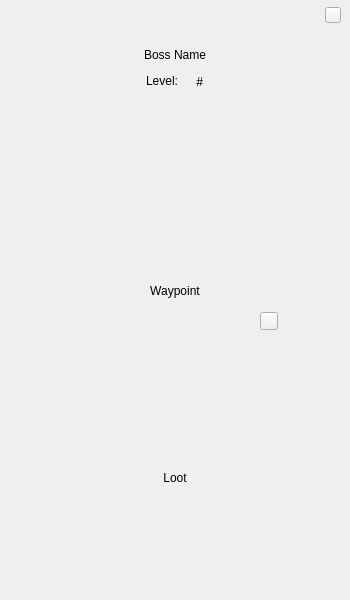
<?xml version="1.0" encoding="UTF-8"?>
<ui version="4.0">
 <class>DetailsPanel</class>
 <widget class="QWidget" name="DetailsPanel">
  <property name="geometry">
   <rect>
    <x>0</x>
    <y>0</y>
    <width>350</width>
    <height>600</height>
   </rect>
  </property>
  <property name="minimumSize">
   <size>
    <width>350</width>
    <height>600</height>
   </size>
  </property>
  <property name="maximumSize">
   <size>
    <width>350</width>
    <height>600</height>
   </size>
  </property>
  <property name="windowTitle">
   <string>Form</string>
  </property>
  <property name="styleSheet">
   <string notr="true">#details_panel_widget 
{
	background-image: url(:/assets/panels/details/details_panel_overlay.png);
}</string>
  </property>
  <widget class="QLabel" name="boss_name_label">
   <property name="geometry">
    <rect>
     <x>0</x>
     <y>29</y>
     <width>350</width>
     <height>51</height>
    </rect>
   </property>
   <property name="text">
    <string>Boss Name</string>
   </property>
   <property name="alignment">
    <set>Qt::AlignCenter</set>
   </property>
  </widget>
  <widget class="QLabel" name="level_name_label">
   <property name="geometry">
    <rect>
     <x>146</x>
     <y>73</y>
     <width>46</width>
     <height>16</height>
    </rect>
   </property>
   <property name="text">
    <string>Level:</string>
   </property>
  </widget>
  <widget class="QLabel" name="level_label">
   <property name="geometry">
    <rect>
     <x>182</x>
     <y>74</y>
     <width>21</width>
     <height>16</height>
    </rect>
   </property>
   <property name="text">
    <string>#</string>
   </property>
   <property name="alignment">
    <set>Qt::AlignRight|Qt::AlignTrailing|Qt::AlignVCenter</set>
   </property>
  </widget>
  <widget class="QWidget" name="loot_widget" native="true">
   <property name="geometry">
    <rect>
     <x>75</x>
     <y>460</y>
     <width>200</width>
     <height>120</height>
    </rect>
   </property>
   <widget class="QLabel" name="loot_name_label">
    <property name="geometry">
     <rect>
      <x>0</x>
      <y>5</y>
      <width>200</width>
      <height>26</height>
     </rect>
    </property>
    <property name="text">
     <string>Loot</string>
    </property>
    <property name="alignment">
     <set>Qt::AlignCenter</set>
    </property>
   </widget>
   <widget class="QWidget" name="loot_items_widget" native="true">
    <property name="geometry">
     <rect>
      <x>-1</x>
      <y>29</y>
      <width>201</width>
      <height>91</height>
     </rect>
    </property>
    <widget class="QWidget" name="horizontalLayoutWidget">
     <property name="geometry">
      <rect>
       <x>0</x>
       <y>0</y>
       <width>201</width>
       <height>91</height>
      </rect>
     </property>
     <layout class="QHBoxLayout" name="loot_items_layout">
      <property name="spacing">
       <number>16</number>
      </property>
     </layout>
    </widget>
   </widget>
  </widget>
  <widget class="QPushButton" name="close_button">
   <property name="geometry">
    <rect>
     <x>325</x>
     <y>7</y>
     <width>16</width>
     <height>16</height>
    </rect>
   </property>
   <property name="text">
    <string/>
   </property>
  </widget>
  <widget class="QLabel" name="waypoint_label">
   <property name="geometry">
    <rect>
     <x>115</x>
     <y>280</y>
     <width>120</width>
     <height>21</height>
    </rect>
   </property>
   <property name="text">
    <string>Waypoint</string>
   </property>
   <property name="alignment">
    <set>Qt::AlignCenter</set>
   </property>
  </widget>
  <widget class="QLabel" name="waypoint_name_label">
   <property name="geometry">
    <rect>
     <x>30</x>
     <y>310</y>
     <width>141</width>
     <height>21</height>
    </rect>
   </property>
   <property name="text">
    <string/>
   </property>
   <property name="alignment">
    <set>Qt::AlignRight|Qt::AlignTrailing|Qt::AlignVCenter</set>
   </property>
  </widget>
  <widget class="QLabel" name="waypoint_link_label">
   <property name="geometry">
    <rect>
     <x>175</x>
     <y>310</y>
     <width>81</width>
     <height>20</height>
    </rect>
   </property>
   <property name="text">
    <string/>
   </property>
   <property name="alignment">
    <set>Qt::AlignLeading|Qt::AlignLeft|Qt::AlignVCenter</set>
   </property>
   <property name="textInteractionFlags">
    <set>Qt::LinksAccessibleByMouse|Qt::TextSelectableByKeyboard|Qt::TextSelectableByMouse</set>
   </property>
  </widget>
  <widget class="QPushButton" name="waypoint_copy_button">
   <property name="geometry">
    <rect>
     <x>260</x>
     <y>312</y>
     <width>18</width>
     <height>18</height>
    </rect>
   </property>
   <property name="text">
    <string/>
   </property>
  </widget>
 </widget>
 <resources>
  <include location="../assets.qrc"/>
 </resources>
 <connections>
  <connection>
   <sender>close_button</sender>
   <signal>released()</signal>
   <receiver>DetailsPanel</receiver>
   <slot>hide()</slot>
   <hints>
    <hint type="sourcelabel">
     <x>329</x>
     <y>19</y>
    </hint>
    <hint type="destinationlabel">
     <x>174</x>
     <y>299</y>
    </hint>
   </hints>
  </connection>
 </connections>
</ui>
